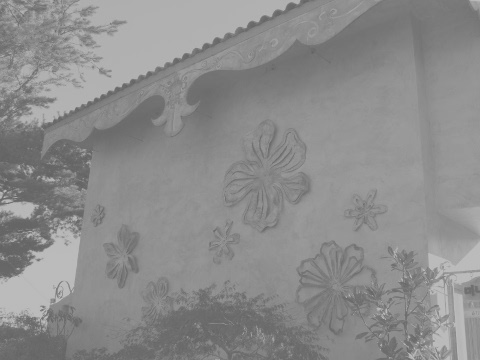
#> input picture abnormal.jpg, 480 x 360 px, found by its file name
$ python 0501norm.py
#> lines starting #> are read from the running program, lines starting #| are printed output that depends on the picture
import cv2
import matplotlib.pyplot as plt

img = cv2.imread('img/abnormal.jpg', cv2.IMREAD_GRAYSCALE)
#> img is the input picture: shape (360, 480); min 96, max 194, mean 140.1
img_norm = cv2.normalize(img, None, 0, 255, cv2.NORM_MINMAX)
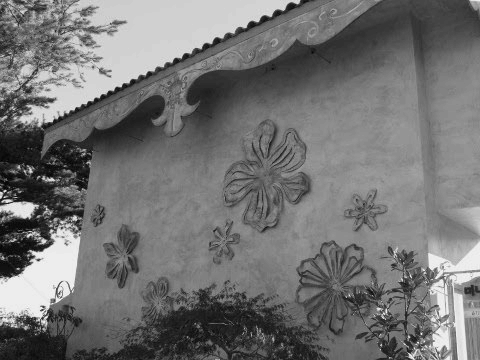
#> img_norm: shape (360, 480); min 0, max 255, mean 114.7

cv2.imshow('', img)
cv2.imshow('n', img_norm)

hist = cv2.calcHist([img], [0], None, [256], [0, 255])
#> hist = 256 values, max 6600 at index 145, min 0 at index 0, mean 675
hist_n = cv2.calcHist([img_norm], [0], None, [256], [0, 255])
#> hist_n = 256 values, max 6600 at index 128, min 0 at index 1, mean 675

# 히스토그램 그래프 그리기
plt.figure(figsize=(12, 6))

# 원본 이미지 히스토그램
plt.subplot(1, 2, 1)
plt.plot(hist)
plt.title('Histogram of Original Image')

# 정규화된 이미지 히스토그램
plt.subplot(1, 2, 2)
plt.plot(hist_n)
plt.title('Histogram of Normalized Image')

plt.show()
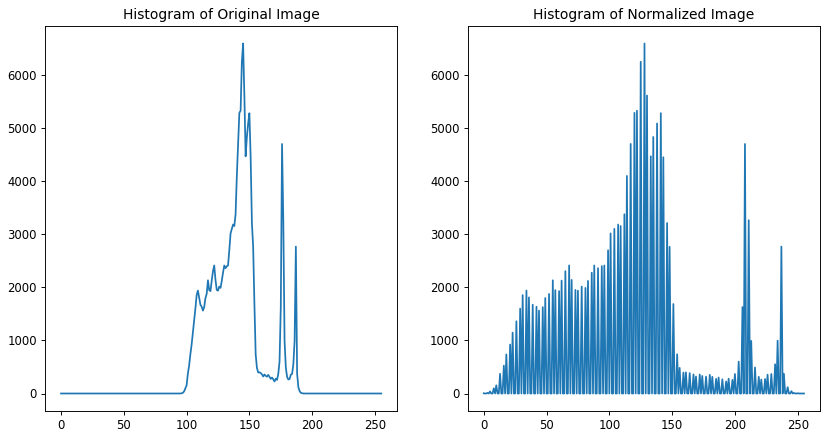
#> figure drawn by matplotlib, 2 panels; panel 1: curve peaks at x = 145, y = 6600; panel 2: curve peaks at x = 128, y = 6600


cv2.waitKey()
cv2.destroyAllWindows()
